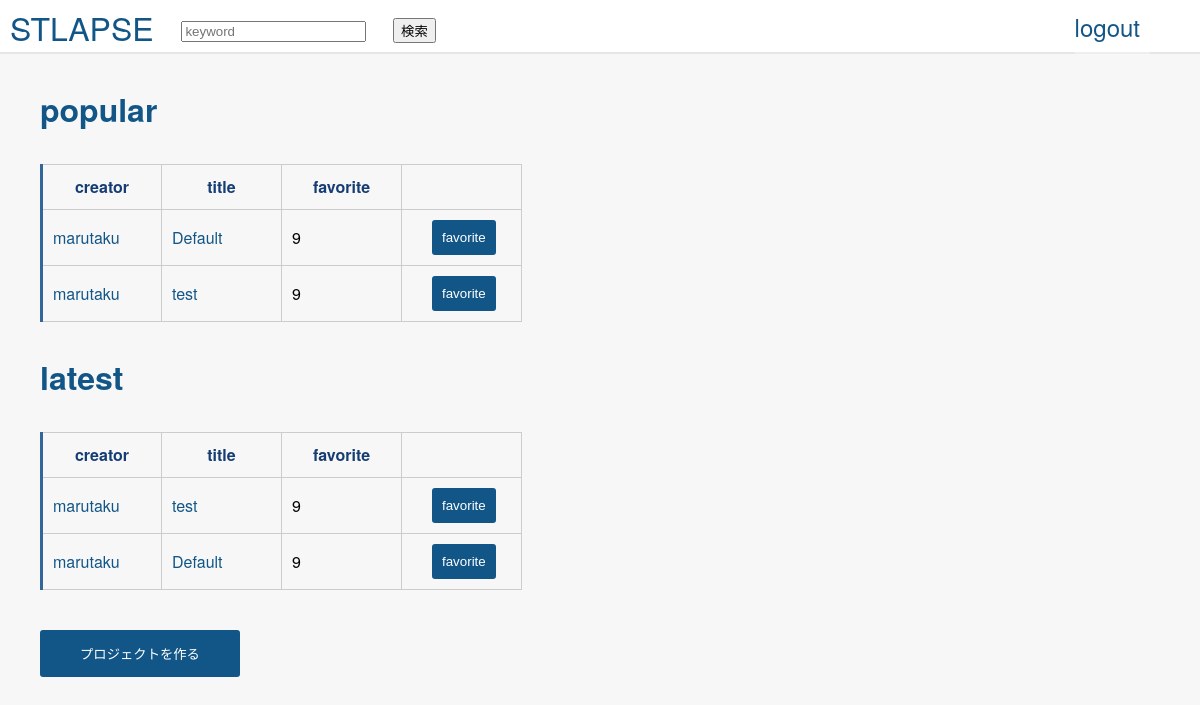
Page /top (signed in) on the earlier database version.
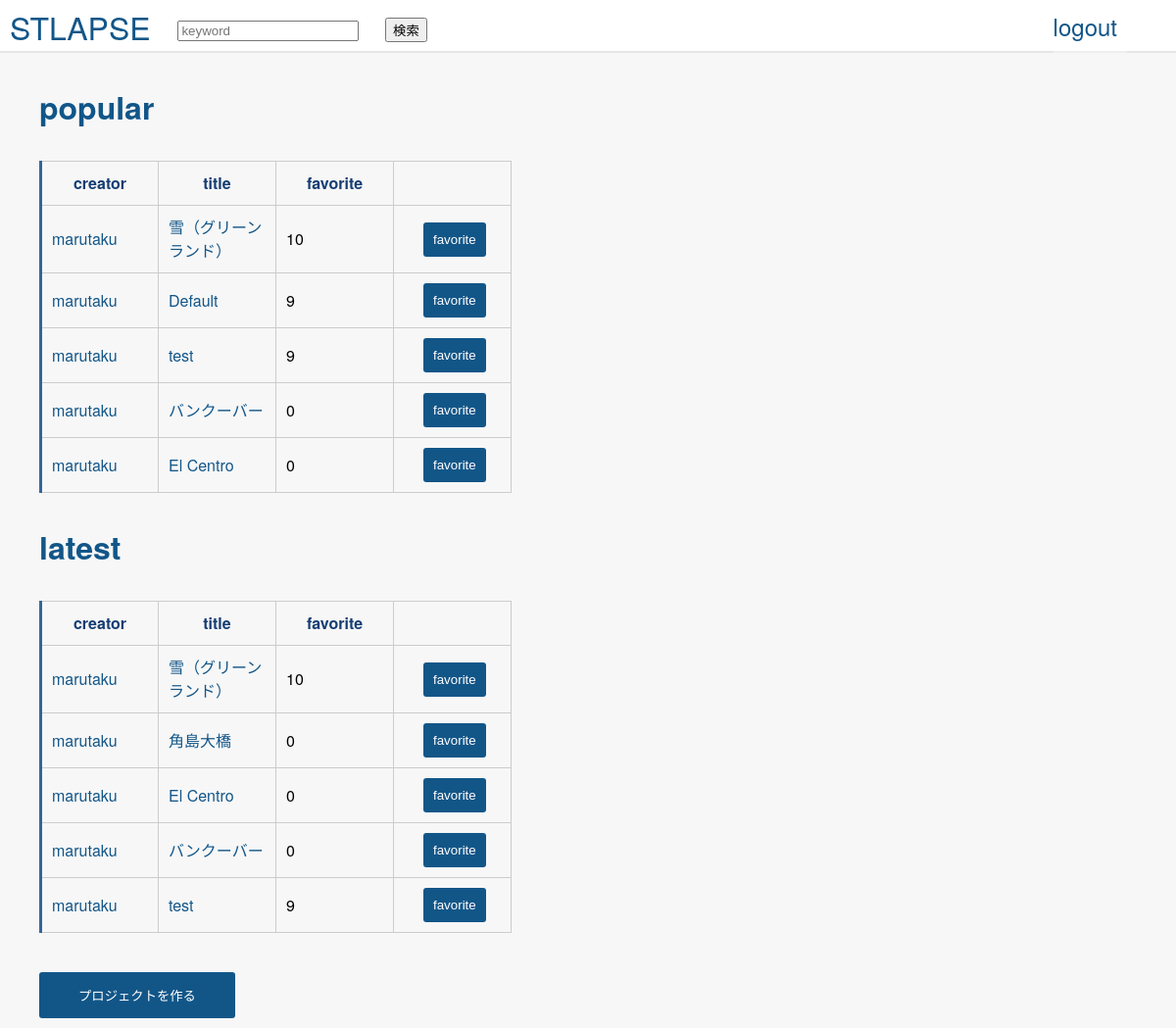
Same page on the later database version.
### lib/models.py (models this page shows)
class HyperLapse (db.Model):
    __tablename__ = 'hyperlapse'
    id = db.Column(db.Integer, primary_key=True)
    name = db.Column(db.String)
    start_latlng1 = db.Column(db.Float)
    start_latlng2 = db.Column(db.Float)
    end_latlng1 = db.Column(db.Float)
    end_latlng2 = db.Column(db.Float)
    viewpoint_latlng1 = db.Column(db.Float)
    viewpoint_latlng2 = db.Column(db.Float)
    creator = db.Column(db.ForeignKey('user.name', onupdate='CASCADE', ondelete='CASCADE'))
    fav = db.Column(db.Integer, default=0)
    created_at = db.Column(db.DateTime,  default=db.func.now())
    def __repr__(self):
        return '<HyperLapse id={id} name={name}>'.format(
            id=self.id, name=self.name)

### lib/view.py (the view)
@app.route('/top', methods=['GET'])
@login_required
def top():
    late_project = HyperLapse.query.order_by(HyperLapse.created_at.desc())[:5]
    popular_project = HyperLapse.query.order_by(HyperLapse.fav.desc())[:5]
    context = {'latest': late_project, 'popular': popular_project}
    print(context['latest'])
    return render_template('top.html', latest=late_project, popular=popular_project)

### lib/view.py (called while the page is built)
def login_required(f):
    @wraps(f)
    def decorated_function(*args, **kwargs):
        if g.user is None:
            return redirect(url_for('login', next=request.url))
        return f(*args, **kwargs)
    return decorated_function

@app.before_request
def before_request():
    g.user = session.get('id')

### src/template/top.html (shortened to what this page needs)
{% extends "layout.html" %}
{% block body %}
<div class="top-container">
<h3 class="popular">popular</h3>
{% if popular %}
<table class="tabel">
    <thead>
    <tr>
        <th>creator</th>
        <th>title</th>
        <th>favorite</th>
        <th></th>
    </tr>
    </thead>
    <tbody>
    {% for project in popular %}
    <tr>
        <td>
            <a href="{{url_for('user_detail', user_name=project.creator)}}" >
                {{ project.creator }}
            </a>
        </td>
        <td>
            <a href="{{url_for('render_project', project_id=project.id)}}" target="_blank">
            {{ project.name }}
            </a>
        </td>
        <td>
            {{ project.fav }}
        </td>
        <td class="favorite-class">
           <div class="fav-td">
               <div class="favorite">
               <input class="fav-btn" type="button" value="favorite" data="{{project.id}}" >
           </div>
        </td>
    </tr>
    {% endfor %}
    </tbody>
</table>
{% else %}
<h4>No project are available</h4>
{% endif %}
<h3>latest</h3>
{% if latest %}
<table >
    <thead>
    <tr>
        <th>creator</th>
        <th>title</th>
        <th>favorite</th>
        <th></th>
    </tr>
    </thead>
    <tbody>
    {% for project in latest %}
    <tr>
        <td>
            <a href="{{url_for('user_detail', user_name=project.creator)}}">
                {{ project.creator }}
            </a>
        </td>
        <td>
            <a href="{{url_for('render_project', project_id=project.id)}}" target="_blank">
            {{ project.name }}
            </a>
        </td>
        <td>
            {{ project.fav }}
        </td>
        <td>
            <div class="fav-td">
                <div class="favorite">
                <input class="fav-btn" type="button" value="favorite" data="{{project.id}}" >
            </div>
        </td>
    </tr>
    {% endfor %}
    </tbody>
</table>
{% else %}
<h4>No project are available</h4>
{% endif %}
<button class="project-btn" onclick="redirectCreatePage()">プロジェクトを作る</button>
</div>
{% endblock %}

Differences in the rows shown:
no longer on one of the page's lists (row unchanged): HyperLapse: creator "marutaku", name "Default", fav "9"
added HyperLapse: creator "marutaku", name "雪（グリーンランド）", fav "10"
added HyperLapse: creator "marutaku", name "バンクーバー", fav "0"
added HyperLapse: creator "marutaku", name "El Centro", fav "0"
added HyperLapse: creator "marutaku", name "角島大橋", fav "0", shown under "latest"
